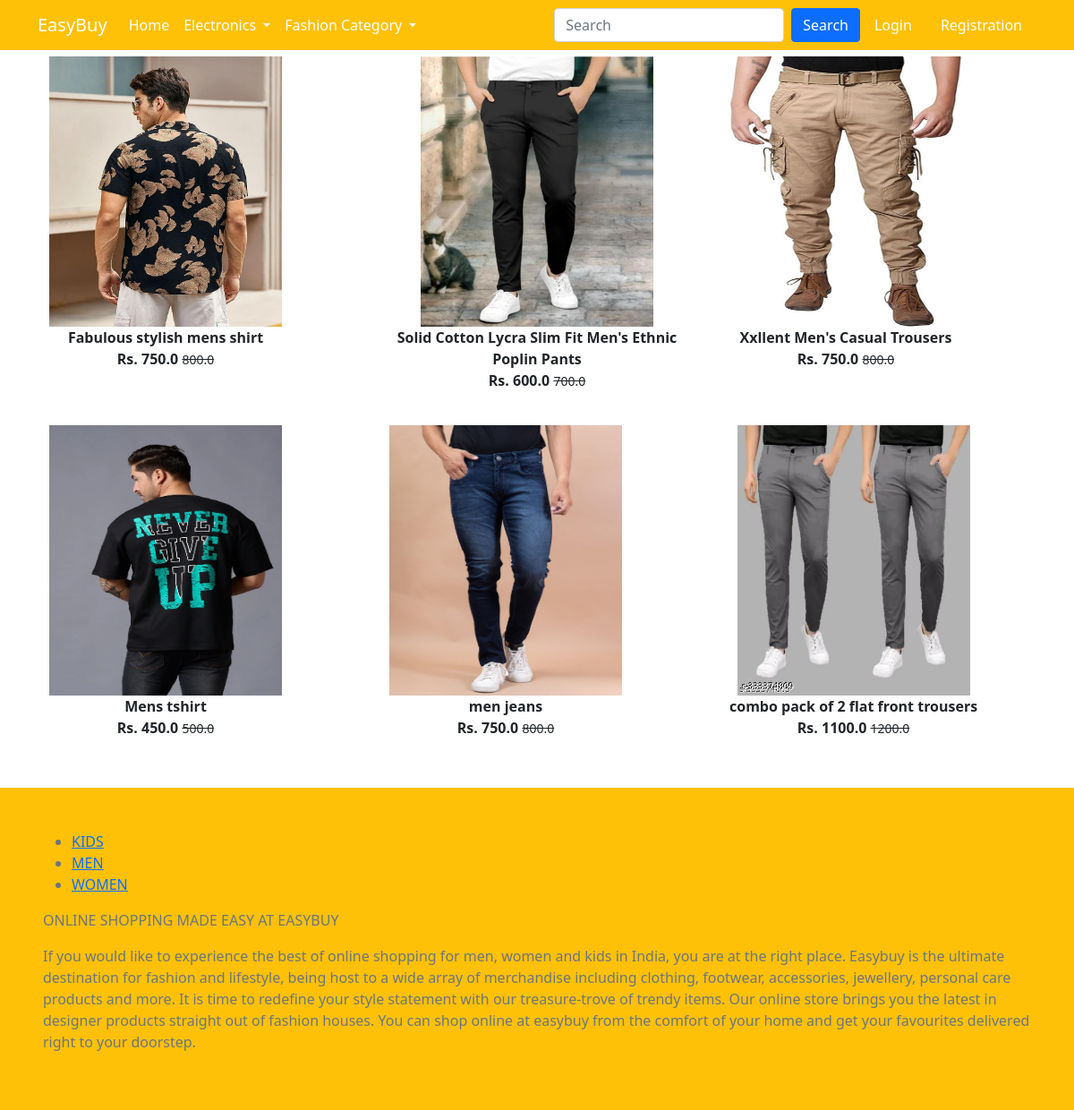
The page /mens_wear/ on the database its author committed.
### app/models.py (models this page shows, shortened)
class Product(models.Model):
    tittle = models.CharField(max_length=100)
    selling_price = models.FloatField()
    discount_price = models.FloatField()
    description = models.TextField()
    brand = models.CharField(max_length=100)
    category = models.CharField(choices=CATEGORY_CHOICES, max_length=2)
    product_image = models.ImageField(upload_to='productimg')

### app/views.py (the view)
# urls.py: path('mens_wear/', mens_wear, name='mens_wear'),
def mens_wear(request, data=None):
    if data is None:
        mens_wears = Product.objects.filter(category='MW')
    return render(request, 'app/mens_wear.html', {'mens_wears': mens_wears})

### app/templates/app/mens_wear.html (shortened to what this page needs)
{% extends 'app/base.html' %}
{% load static %}
{% block main-content %}
<div class="container ">
  <div class="row">
  <div class="col-sm-13">
   <div class="row">
    {% for product in mens_wears %}
    <div class="col-sm-4 tet-center mb-4">
     <a href="{% url 'product-detail' product.id %}" class="btn">
      <div class="item">
       <img src="{{product.product_image.url}}" alt="" height="300" class="" style="width: 260px; height: 302px;">
       <div class="fw-bold">{{product.tittle}}</div>
       <div class="fw-bold">Rs. {{product.discount_price}}
        <small class="fw-light text-decoration-line-through">{{product.selling_price}}</small></div>
      </div>
     </a>
    </div>
       {% endfor %}
   </div>
  </div>
 </div>
</div>
{% endblock main-content %}

### rows shown on the page
Product: product_image (picture), tittle "Fabulous stylish mens shirt", discount_price "750.0", selling_price "800.0"
Product: product_image (picture), tittle "Solid Cotton Lycra Slim Fit Men's Ethnic Poplin Pants", discount_price "600.0", selling_price "700.0"
Product: product_image (picture), tittle "Xxllent Men's Casual Trousers", discount_price "750.0", selling_price "800.0"
Product: product_image (picture), tittle "Mens tshirt", discount_price "450.0", selling_price "500.0"
Product: product_image (picture), tittle "men jeans", discount_price "750.0", selling_price "800.0"
Product: product_image (picture), tittle "combo pack of 2 flat front trousers", discount_price "1100.0", selling_price "1200.0"
